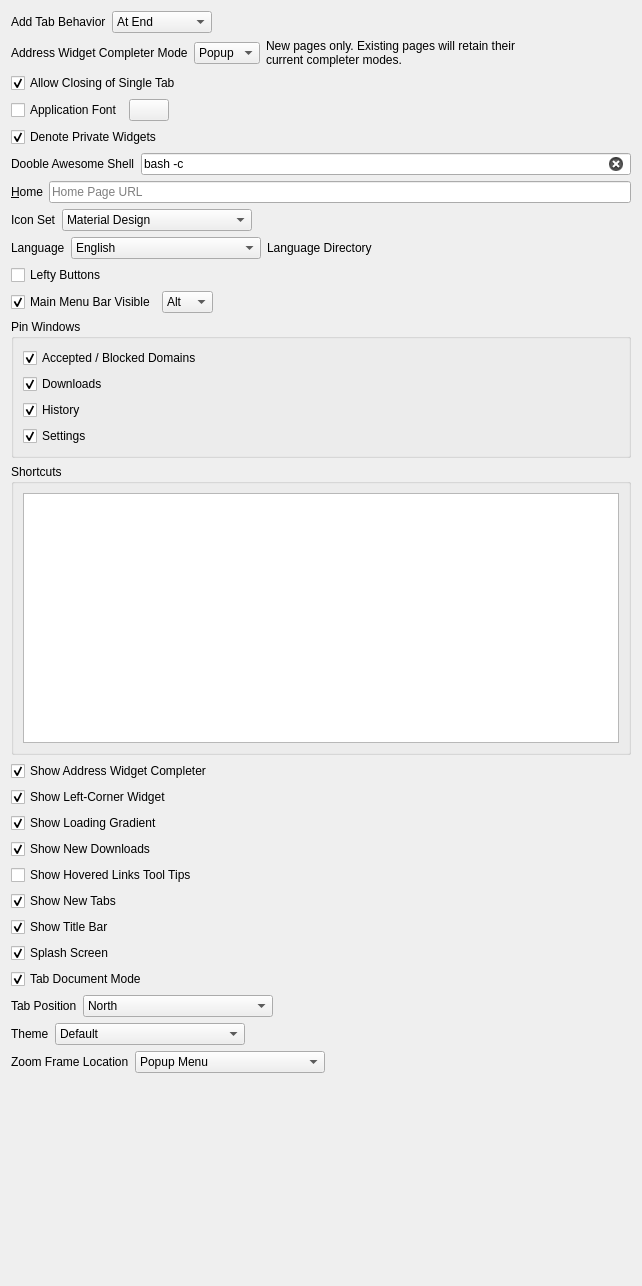
            <widget class="QWidget" name="scrollAreaWidgetContents_4">
             <property name="geometry">
              <rect>
               <x>0</x>
               <y>0</y>
               <width>642</width>
               <height>1286</height>
              </rect>
             </property>
             <layout class="QVBoxLayout" name="verticalLayout_19">
              <item>
               <layout class="QHBoxLayout" name="horizontalLayout_23">
                <item>
                 <widget class="QLabel" name="label_48">
                  <property name="text">
                   <string>Add Tab Behavior</string>
                  </property>
                 </widget>
                </item>
                <item>
                 <widget class="QComboBox" name="add_tab_behavior">
                  <property name="currentIndex">
                   <number>1</number>
                  </property>
                  <property name="sizeAdjustPolicy">
                   <enum>QComboBox::SizeAdjustPolicy::AdjustToContents</enum>
                  </property>
                  <item>
                   <property name="text">
                    <string>After Current</string>
                   </property>
                  </item>
                  <item>
                   <property name="text">
                    <string>At End</string>
                   </property>
                  </item>
                 </widget>
                </item>
                <item>
                 <spacer name="horizontalSpacer_24">
                  <property name="orientation">
                   <enum>Qt::Orientation::Horizontal</enum>
                  </property>
                  <property name="sizeHint" stdset="0">
                   <size>
                    <width>40</width>
                    <height>20</height>
                   </size>
                  </property>
                 </spacer>
                </item>
               </layout>
              </item>
              <item>
               <layout class="QHBoxLayout" name="horizontalLayout_25">
                <item>
                 <widget class="QLabel" name="label_50">
                  <property name="text">
                   <string>Address Widget Completer Mode</string>
                  </property>
                 </widget>
                </item>
                <item>
                 <widget class="QComboBox" name="address_widget_completer_mode">
                  <property name="currentIndex">
                   <number>1</number>
                  </property>
                  <property name="sizeAdjustPolicy">
                   <enum>QComboBox::SizeAdjustPolicy::AdjustToContents</enum>
                  </property>
                  <item>
                   <property name="text">
                    <string>Inline</string>
                   </property>
                  </item>
                  <item>
                   <property name="text">
                    <string>Popup</string>
                   </property>
                  </item>
                 </widget>
                </item>
                <item>
                 <widget class="QLabel" name="label_14">
                  <property name="text">
                   <string>New pages only. Existing pages will retain their current completer modes.</string>
                  </property>
                  <property name="wordWrap">
                   <bool>true</bool>
                  </property>
                 </widget>
                </item>
                <item>
                 <spacer name="horizontalSpacer_26">
                  <property name="orientation">
                   <enum>Qt::Orientation::Horizontal</enum>
                  </property>
                  <property name="sizeHint" stdset="0">
                   <size>
                    <width>40</width>
                    <height>20</height>
                   </size>
                  </property>
                 </spacer>
                </item>
               </layout>
              </item>
              <item>
               <widget class="QCheckBox" name="allow_closing_of_single_tab">
                <property name="text">
                 <string>Allow Closing of Single Tab</string>
                </property>
                <property name="checked">
                 <bool>true</bool>
                </property>
               </widget>
              </item>
              <item>
               <layout class="QHBoxLayout" name="horizontalLayout_21">
                <item>
                 <widget class="QCheckBox" name="application_font">
                  <property name="text">
                   <string>Application Font</string>
                  </property>
                 </widget>
                </item>
                <item>
                 <widget class="QPushButton" name="display_application_font">
                  <property name="text">
                   <string/>
                  </property>
                 </widget>
                </item>
                <item>
                 <spacer name="horizontalSpacer_22">
                  <property name="orientation">
                   <enum>Qt::Orientation::Horizontal</enum>
                  </property>
                  <property name="sizeHint" stdset="0">
                   <size>
                    <width>40</width>
                    <height>20</height>
                   </size>
                  </property>
                 </spacer>
                </item>
               </layout>
              </item>
              <item>
               <widget class="QCheckBox" name="denote_private_widgets">
                <property name="toolTip">
                 <string>&lt;html&gt;&lt;head/&gt;&lt;body&gt;&lt;p&gt;Enable special themes on some widgets.&lt;/p&gt;&lt;/body&gt;&lt;/html&gt;</string>
                </property>
                <property name="text">
                 <string>Denote Private Widgets</string>
                </property>
                <property name="checked">
                 <bool>true</bool>
                </property>
               </widget>
              </item>
              <item>
               <layout class="QHBoxLayout" name="horizontalLayout_32">
                <item>
                 <widget class="QLabel" name="label_47">
                  <property name="text">
                   <string>Dooble Awesome Shell</string>
                  </property>
                  <property name="buddy">
                   <cstring>home_url</cstring>
                  </property>
                 </widget>
                </item>
                <item>
                 <widget class="QLineEdit" name="shell">
                  <property name="toolTip">
                   <string>For example, &quot;bash -c&quot;. The shell name, a single space, and the shell's option for issuing a command.</string>
                  </property>
                  <property name="text">
                   <string>bash -c</string>
                  </property>
                  <property name="placeholderText">
                   <string>Shell &amp; Shell Command Option</string>
                  </property>
                  <property name="clearButtonEnabled">
                   <bool>true</bool>
                  </property>
                 </widget>
                </item>
               </layout>
              </item>
              <item>
               <layout class="QHBoxLayout" name="horizontalLayout_17">
                <item>
                 <widget class="QLabel" name="label_25">
                  <property name="text">
                   <string>&amp;Home</string>
                  </property>
                  <property name="buddy">
                   <cstring>home_url</cstring>
                  </property>
                 </widget>
                </item>
                <item>
                 <widget class="QLineEdit" name="home_url">
                  <property name="toolTip">
                   <string>The Home URL is not stored in an encrypted container.</string>
                  </property>
                  <property name="placeholderText">
                   <string>Home Page URL</string>
                  </property>
                  <property name="clearButtonEnabled">
                   <bool>true</bool>
                  </property>
                 </widget>
                </item>
               </layout>
              </item>
              <item>
               <layout class="QHBoxLayout" name="horizontalLayout_16">
                <item>
                 <widget class="QLabel" name="label_3">
                  <property name="text">
                   <string>Icon Set</string>
                  </property>
                 </widget>
                </item>
                <item>
                 <widget class="QComboBox" name="icon_set">
                  <property name="currentIndex">
                   <number>0</number>
                  </property>
                  <property name="insertPolicy">
                   <enum>QComboBox::InsertPolicy::NoInsert</enum>
                  </property>
                  <property name="sizeAdjustPolicy">
                   <enum>QComboBox::SizeAdjustPolicy::AdjustToContents</enum>
                  </property>
                  <property name="minimumContentsLength">
                   <number>20</number>
                  </property>
                  <item>
                   <property name="text">
                    <string>Material Design</string>
                   </property>
                  </item>
                  <item>
                   <property name="text">
                    <string>System</string>
                   </property>
                  </item>
                 </widget>
                </item>
                <item>
                 <spacer name="horizontalSpacer_16">
                  <property name="orientation">
                   <enum>Qt::Orientation::Horizontal</enum>
                  </property>
                  <property name="sizeHint" stdset="0">
                   <size>
                    <width>40</width>
                    <height>20</height>
                   </size>
                  </property>
                 </spacer>
                </item>
               </layout>
              </item>
              <item>
               <layout class="QHBoxLayout" name="horizontalLayout_15">
                <item>
                 <widget class="QLabel" name="label_23">
                  <property name="text">
                   <string>Language</string>
                  </property>
                 </widget>
                </item>
                <item>
                 <widget class="QComboBox" name="language">
                  <property name="toolTip">
                   <string>Please restart Dooble if Language is changed.</string>
                  </property>
                  <property name="currentIndex">
                   <number>0</number>
                  </property>
                  <property name="insertPolicy">
                   <enum>QComboBox::InsertPolicy::NoInsert</enum>
                  </property>
                  <property name="sizeAdjustPolicy">
                   <enum>QComboBox::SizeAdjustPolicy::AdjustToContents</enum>
                  </property>
                  <property name="minimumContentsLength">
                   <number>20</number>
                  </property>
                  <item>
                   <property name="text">
                    <string>English</string>
                   </property>
                  </item>
                  <item>
                   <property name="text">
                    <string>System</string>
                   </property>
                  </item>
                 </widget>
                </item>
                <item>
                 <widget class="QLabel" name="language_directory">
                  <property name="sizePolicy">
                   <sizepolicy hsizetype="Expanding" vsizetype="Preferred">
                    <horstretch>0</horstretch>
                    <verstretch>0</verstretch>
                   </sizepolicy>
                  </property>
                  <property name="text">
                   <string>Language Directory</string>
                  </property>
                  <property name="wordWrap">
                   <bool>true</bool>
                  </property>
                 </widget>
                </item>
                <item>
                 <spacer name="horizontalSpacer_15">
                  <property name="orientation">
                   <enum>Qt::Orientation::Horizontal</enum>
                  </property>
                  <property name="sizeHint" stdset="0">
                   <size>
                    <width>40</width>
                    <height>20</height>
                   </size>
                  </property>
                 </spacer>
                </item>
               </layout>
              </item>
              <item>
               <widget class="QCheckBox" name="lefty_buttons">
                <property name="toolTip">
                 <string>&lt;html&gt;&lt;head/&gt;&lt;body&gt;&lt;p&gt;Display navigation and other buttons on the left-hand side.&lt;/p&gt;&lt;/body&gt;&lt;/html&gt;</string>
                </property>
                <property name="text">
                 <string>Lefty Buttons</string>
                </property>
               </widget>
              </item>
              <item>
               <layout class="QHBoxLayout" name="horizontalLayout_22">
                <item>
                 <widget class="QCheckBox" name="main_menu_bar_visible">
                  <property name="toolTip">
                   <string>&lt;html&gt;&lt;head/&gt;&lt;body&gt;&lt;p&gt;If hidden, show via the configured shortcut.&lt;/p&gt;&lt;/body&gt;&lt;/html&gt;</string>
                  </property>
                  <property name="text">
                   <string>Main Menu Bar Visible</string>
                  </property>
                  <property name="checked">
                   <bool>true</bool>
                  </property>
                 </widget>
                </item>
                <item>
                 <widget class="QComboBox" name="main_menu_bar_visible_shortcut">
                  <property name="currentIndex">
                   <number>0</number>
                  </property>
                  <property name="sizeAdjustPolicy">
                   <enum>QComboBox::SizeAdjustPolicy::AdjustToContents</enum>
                  </property>
                  <item>
                   <property name="text">
                    <string>Alt</string>
                   </property>
                  </item>
                  <item>
                   <property name="text">
                    <string>F10</string>
                   </property>
                  </item>
                 </widget>
                </item>
                <item>
                 <spacer name="horizontalSpacer_23">
                  <property name="orientation">
                   <enum>Qt::Orientation::Horizontal</enum>
                  </property>
                  <property name="sizeHint" stdset="0">
                   <size>
                    <width>40</width>
                    <height>20</height>
                   </size>
                  </property>
                 </spacer>
                </item>
               </layout>
              </item>
              <item>
               <widget class="QGroupBox" name="groupBox">
                <property name="toolTip">
                 <string>&lt;html&gt;&lt;head/&gt;&lt;body&gt;&lt;p&gt;Support windows will be transformed into tab pages. Modified settings will not be applied immediately.&lt;/p&gt;&lt;/body&gt;&lt;/html&gt;</string>
                </property>
                <property name="title">
                 <string>Pin Windows</string>
                </property>
                <layout class="QVBoxLayout" name="verticalLayout_13">
                 <item>
                  <widget class="QCheckBox" name="pin_accepted_or_blocked_domains">
                   <property name="text">
                    <string>Accepted / Blocked Domains</string>
                   </property>
                   <property name="checked">
                    <bool>true</bool>
                   </property>
                  </widget>
                 </item>
                 <item>
                  <widget class="QCheckBox" name="pin_downloads">
                   <property name="text">
                    <string>Downloads</string>
                   </property>
                   <property name="checked">
                    <bool>true</bool>
                   </property>
                  </widget>
                 </item>
                 <item>
                  <widget class="QCheckBox" name="pin_history">
                   <property name="text">
                    <string>History</string>
                   </property>
                   <property name="checked">
                    <bool>true</bool>
                   </property>
                  </widget>
                 </item>
                 <item>
                  <widget class="QCheckBox" name="pin_settings">
                   <property name="text">
                    <string>Settings</string>
                   </property>
                   <property name="checked">
                    <bool>true</bool>
                   </property>
                  </widget>
                 </item>
                </layout>
               </widget>
              </item>
              <item>
               <widget class="QGroupBox" name="groupBox_5">
                <property name="title">
                 <string>Shortcuts</string>
                </property>
                <layout class="QVBoxLayout" name="verticalLayout_22">
                 <item>
                  <widget class="QTableView" name="shortcuts">
                   <property name="minimumSize">
                    <size>
                     <width>0</width>
                     <height>250</height>
                    </size>
                   </property>
                   <property name="tabKeyNavigation">
                    <bool>false</bool>
                   </property>
                   <property name="alternatingRowColors">
                    <bool>true</bool>
                   </property>
                   <property name="selectionMode">
                    <enum>QAbstractItemView::SelectionMode::SingleSelection</enum>
                   </property>
                   <property name="selectionBehavior">
                    <enum>QAbstractItemView::SelectionBehavior::SelectRows</enum>
                   </property>
                   <property name="verticalScrollMode">
                    <enum>QAbstractItemView::ScrollMode::ScrollPerPixel</enum>
                   </property>
                   <property name="horizontalScrollMode">
                    <enum>QAbstractItemView::ScrollMode::ScrollPerPixel</enum>
                   </property>
                   <property name="showGrid">
                    <bool>false</bool>
                   </property>
                   <property name="sortingEnabled">
                    <bool>true</bool>
                   </property>
                   <attribute name="horizontalHeaderShowSortIndicator" stdset="0">
                    <bool>true</bool>
                   </attribute>
                   <attribute name="horizontalHeaderStretchLastSection">
                    <bool>true</bool>
                   </attribute>
                   <attribute name="verticalHeaderVisible">
                    <bool>false</bool>
                   </attribute>
                  </widget>
                 </item>
                </layout>
               </widget>
              </item>
              <item>
               <widget class="QCheckBox" name="show_address_widget_completer">
                <property name="text">
                 <string>Show Address Widget Completer</string>
                </property>
                <property name="checked">
                 <bool>true</bool>
                </property>
               </widget>
              </item>
              <item>
               <widget class="QCheckBox" name="show_left_corner_widget">
                <property name="toolTip">
                 <string>Ignored for East and West tab positions. Ignored by Mac and South tab position.</string>
                </property>
                <property name="text">
                 <string>Show Left-Corner Widget</string>
                </property>
                <property name="checked">
                 <bool>true</bool>
                </property>
               </widget>
              </item>
              <item>
               <widget class="QCheckBox" name="show_loading_gradient">
                <property name="toolTip">
                 <string>&lt;html&gt;&lt;head/&gt;&lt;body&gt;&lt;p&gt;If the Status Bar is hidden, show a loading gradient in the address bar.&lt;/p&gt;&lt;/body&gt;&lt;/html&gt;</string>
                </property>
                <property name="text">
                 <string>Show Loading Gradient</string>
                </property>
                <property name="checked">
                 <bool>true</bool>
                </property>
               </widget>
              </item>
              <item>
               <widget class="QCheckBox" name="show_new_downloads">
                <property name="text">
                 <string>Show New Downloads</string>
                </property>
                <property name="checked">
                 <bool>true</bool>
                </property>
               </widget>
              </item>
              <item>
               <widget class="QCheckBox" name="show_hovered_links_tool_tips">
                <property name="text">
                 <string>Show Hovered Links Tool Tips</string>
                </property>
               </widget>
              </item>
              <item>
               <widget class="QCheckBox" name="access_new_tabs">
                <property name="toolTip">
                 <string>&lt;html&gt;&lt;head/&gt;&lt;body&gt;&lt;p&gt;If a tab is created from a link, automatically switch to the new tab.&lt;/p&gt;&lt;/body&gt;&lt;/html&gt;</string>
                </property>
                <property name="text">
                 <string>Show New Tabs</string>
                </property>
                <property name="checked">
                 <bool>true</bool>
                </property>
               </widget>
              </item>
              <item>
               <widget class="QCheckBox" name="show_title_bar">
                <property name="toolTip">
                 <string>&lt;html&gt;&lt;head/&gt;&lt;body&gt;&lt;p&gt;A hint only. May or may not create the desired results.&lt;/p&gt;&lt;/body&gt;&lt;/html&gt;</string>
                </property>
                <property name="text">
                 <string>Show Title Bar</string>
                </property>
                <property name="checked">
                 <bool>true</bool>
                </property>
               </widget>
              </item>
              <item>
               <widget class="QCheckBox" name="splash_screen">
                <property name="toolTip">
                 <string>&lt;html&gt;&lt;head/&gt;&lt;body&gt;&lt;p&gt;Display a fancy splash screen during launch.&lt;/p&gt;&lt;/body&gt;&lt;/html&gt;</string>
                </property>
                <property name="text">
                 <string>Splash Screen</string>
                </property>
                <property name="checked">
                 <bool>true</bool>
                </property>
               </widget>
              </item>
              <item>
               <widget class="QCheckBox" name="tab_document_mode">
                <property name="text">
                 <string>Tab Document Mode</string>
                </property>
                <property name="checked">
                 <bool>true</bool>
                </property>
               </widget>
              </item>
              <item>
               <layout class="QHBoxLayout" name="horizontalLayout_19">
                <item>
                 <widget class="QLabel" name="label_38">
                  <property name="text">
                   <string>Tab Position</string>
                  </property>
                 </widget>
                </item>
                <item>
                 <widget class="QComboBox" name="tab_position">
                  <property name="currentIndex">
                   <number>1</number>
                  </property>
                  <property name="sizeAdjustPolicy">
                   <enum>QComboBox::SizeAdjustPolicy::AdjustToContents</enum>
                  </property>
                  <property name="minimumContentsLength">
                   <number>20</number>
                  </property>
                  <item>
                   <property name="text">
                    <string>East</string>
                   </property>
                  </item>
                  <item>
                   <property name="text">
                    <string>North</string>
                   </property>
                  </item>
                  <item>
                   <property name="text">
                    <string>South</string>
                   </property>
                  </item>
                  <item>
                   <property name="text">
                    <string>West</string>
                   </property>
                  </item>
                 </widget>
                </item>
                <item>
                 <spacer name="horizontalSpacer_20">
                  <property name="orientation">
                   <enum>Qt::Orientation::Horizontal</enum>
                  </property>
                  <property name="sizeHint" stdset="0">
                   <size>
                    <width>40</width>
                    <height>20</height>
                   </size>
                  </property>
                 </spacer>
                </item>
               </layout>
              </item>
              <item>
               <layout class="QHBoxLayout" name="horizontalLayout_4">
                <item>
                 <widget class="QLabel" name="label_24">
                  <property name="text">
                   <string>Theme</string>
                  </property>
                 </widget>
                </item>
                <item>
                 <widget class="QComboBox" name="theme">
                  <property name="currentIndex">
                   <number>2</number>
                  </property>
                  <property name="sizeAdjustPolicy">
                   <enum>QComboBox::SizeAdjustPolicy::AdjustToContents</enum>
                  </property>
                  <property name="minimumContentsLength">
                   <number>20</number>
                  </property>
                  <item>
                   <property name="text">
                    <string>Blue Grey</string>
                   </property>
                  </item>
                  <item>
                   <property name="text">
                    <string>Dark</string>
                   </property>
                  </item>
                  <item>
                   <property name="text">
                    <string>Default</string>
                   </property>
                  </item>
                  <item>
                   <property name="text">
                    <string>Indigo</string>
                   </property>
                  </item>
                  <item>
                   <property name="text">
                    <string>Orange</string>
                   </property>
                  </item>
                 </widget>
                </item>
                <item>
                 <spacer name="horizontalSpacer_3">
                  <property name="orientation">
                   <enum>Qt::Orientation::Horizontal</enum>
                  </property>
                  <property name="sizeHint" stdset="0">
                   <size>
                    <width>40</width>
                    <height>20</height>
                   </size>
                  </property>
                 </spacer>
                </item>
               </layout>
              </item>
              <item>
               <layout class="QHBoxLayout" name="horizontalLayout_11">
                <item>
                 <widget class="QLabel" name="label_21">
                  <property name="text">
                   <string>Zoom Frame Location</string>
                  </property>
                 </widget>
                </item>
                <item>
                 <widget class="QComboBox" name="zoom_frame_location">
                  <property name="currentText">
                   <string>Popup Menu</string>
                  </property>
                  <property name="currentIndex">
                   <number>0</number>
                  </property>
                  <property name="insertPolicy">
                   <enum>QComboBox::InsertPolicy::NoInsert</enum>
                  </property>
                  <property name="sizeAdjustPolicy">
                   <enum>QComboBox::SizeAdjustPolicy::AdjustToContents</enum>
                  </property>
                  <property name="minimumContentsLength">
                   <number>20</number>
                  </property>
                  <item>
                   <property name="text">
                    <string>Popup Menu</string>
                   </property>
                  </item>
                 </widget>
                </item>
                <item>
                 <spacer name="horizontalSpacer_13">
                  <property name="orientation">
                   <enum>Qt::Orientation::Horizontal</enum>
                  </property>
                  <property name="sizeHint" stdset="0">
                   <size>
                    <width>40</width>
                    <height>20</height>
                   </size>
                  </property>
                 </spacer>
                </item>
               </layout>
              </item>
              <item>
               <spacer name="verticalSpacer_3">
                <property name="orientation">
                 <enum>Qt::Orientation::Vertical</enum>
                </property>
                <property name="sizeHint" stdset="0">
                 <size>
                  <width>20</width>
                  <height>40</height>
                 </size>
                </property>
               </spacer>
              </item>
             </layout>
            </widget>
